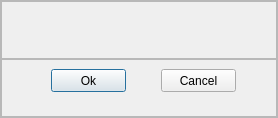
<?xml version="1.0" encoding="UTF-8"?>
<ui version="4.0">
 <class>Dialog</class>
 <widget class="QDialog" name="Dialog">
  <property name="geometry">
   <rect>
    <x>0</x>
    <y>0</y>
    <width>278</width>
    <height>118</height>
   </rect>
  </property>
  <property name="windowTitle">
   <string>Dialog</string>
  </property>
  <layout class="QVBoxLayout" name="verticalLayout">
   <property name="spacing">
    <number>0</number>
   </property>
   <property name="leftMargin">
    <number>0</number>
   </property>
   <property name="topMargin">
    <number>0</number>
   </property>
   <property name="rightMargin">
    <number>0</number>
   </property>
   <property name="bottomMargin">
    <number>0</number>
   </property>
   <item>
    <widget class="QFrame" name="frame">
     <property name="frameShape">
      <enum>QFrame::StyledPanel</enum>
     </property>
     <property name="frameShadow">
      <enum>QFrame::Raised</enum>
     </property>
     <layout class="QVBoxLayout" name="verticalLayout_2">
      <property name="spacing">
       <number>0</number>
      </property>
      <property name="leftMargin">
       <number>0</number>
      </property>
      <property name="topMargin">
       <number>0</number>
      </property>
      <property name="rightMargin">
       <number>0</number>
      </property>
      <property name="bottomMargin">
       <number>0</number>
      </property>
      <item>
       <widget class="QFrame" name="frame_2">
        <property name="frameShape">
         <enum>QFrame::StyledPanel</enum>
        </property>
        <property name="frameShadow">
         <enum>QFrame::Raised</enum>
        </property>
        <layout class="QHBoxLayout" name="horizontalLayout">
         <property name="spacing">
          <number>0</number>
         </property>
         <property name="leftMargin">
          <number>0</number>
         </property>
         <property name="topMargin">
          <number>0</number>
         </property>
         <property name="rightMargin">
          <number>0</number>
         </property>
         <property name="bottomMargin">
          <number>0</number>
         </property>
         <item>
          <widget class="QLabel" name="label">
           <property name="text">
            <string/>
           </property>
          </widget>
         </item>
        </layout>
       </widget>
      </item>
      <item>
       <widget class="QFrame" name="frame_3">
        <property name="maximumSize">
         <size>
          <width>16777215</width>
          <height>60</height>
         </size>
        </property>
        <property name="frameShape">
         <enum>QFrame::StyledPanel</enum>
        </property>
        <property name="frameShadow">
         <enum>QFrame::Raised</enum>
        </property>
        <widget class="QPushButton" name="pushButton">
         <property name="geometry">
          <rect>
           <x>50</x>
           <y>10</y>
           <width>75</width>
           <height>23</height>
          </rect>
         </property>
         <property name="text">
          <string>Ok</string>
         </property>
        </widget>
        <widget class="QPushButton" name="pushButton_2">
         <property name="geometry">
          <rect>
           <x>160</x>
           <y>10</y>
           <width>75</width>
           <height>23</height>
          </rect>
         </property>
         <property name="text">
          <string>Cancel</string>
         </property>
        </widget>
       </widget>
      </item>
     </layout>
    </widget>
   </item>
  </layout>
 </widget>
 <resources/>
 <connections/>
</ui>
